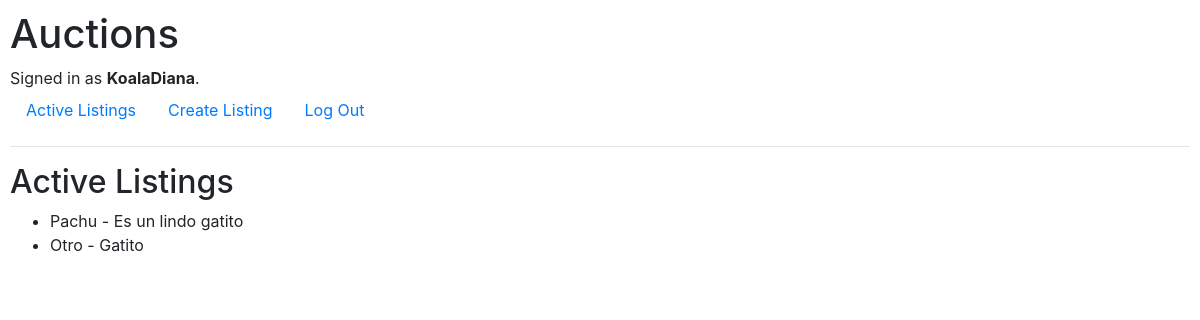
Screenshot of / (signed in) with the database file from the repository.
### auctions/models.py (models this page shows, shortened)
class User(AbstractUser):
    birthday = models.DateTimeField(blank=True, null=True)

class Listing(models.Model):
    title = models.CharField(max_length=64)
    description = models.CharField(max_length=512)
    starting_bid = models.FloatField()
    image_url = models.SlugField(max_length=150, default=None)
    category = models.CharField(max_length=64, choices=CATEGORIES)
    user = models.ForeignKey(User, on_delete=models.CASCADE, related_name="owner_user")
    starting_date = models.DateTimeField(default=django.utils.timezone.now, verbose_name='starting date')
    closing_date = models.DateTimeField(default=django.utils.timezone.now, verbose_name='closing date')
    is_closed = models.BooleanField(default=False)

### auctions/views.py (the view)
# urls.py: path("", views.index, name="index"),
def index(request):
    return render(request, "auctions/index.html", {
        "listings": Listing.objects.all()
    })

### auctions/templates/auctions/index.html
{% extends "auctions/layout.html" %}
{% block body %}
    <h2>Active Listings</h2>
    <ul>
        {% for listing in listings %}
            <li>{{ listing.title }} - {{ listing.description }}</li>
        {% endfor %}
    </ul>
{% endblock %}

### auctions/templates/auctions/layout.html (shortened to what this page needs)
{% load static %}
<!DOCTYPE html>
<html lang="en">
    <head>
        <link rel="stylesheet" href="https://stackpath.bootstrapcdn.com/bootstrap/4.4.1/css/bootstrap.min.css">
        <link href="{% static 'auctions/styles.css' %}" rel="stylesheet">
    </head>
    <body>
        <h1>Auctions</h1>
        <div>
            {% if user.is_authenticated %}
                Signed in as <strong>{{ user.username }}</strong>.
            {% else %}
                Not signed in.
            {% endif %}
        </div>
        <ul class="nav">
            <li class="nav-item">
                <a class="nav-link" href="{% url 'index' %}">Active Listings</a>
            </li>
            {% if user.is_authenticated %}
                <li class="nav-item">
                    <a class="nav-link" href="{% url 'create_listing' %}">Create Listing</a>
                </li>
                <li class="nav-item">
                    <a class="nav-link" href="{% url 'logout' %}">Log Out</a>
                </li>
            {% endif %}
        </ul>
        <hr>
        {% block body %}
        {% endblock %}
    </body>
</html>

### auctions/static/auctions/styles.css (style rules this page uses)
body { padding: 10px; }

### rows the page displays
User: username "KoalaDiana"
Listing: title "Pachu", description "Es un lindo gatito"
Listing: title "Otro", description "Gatito"
